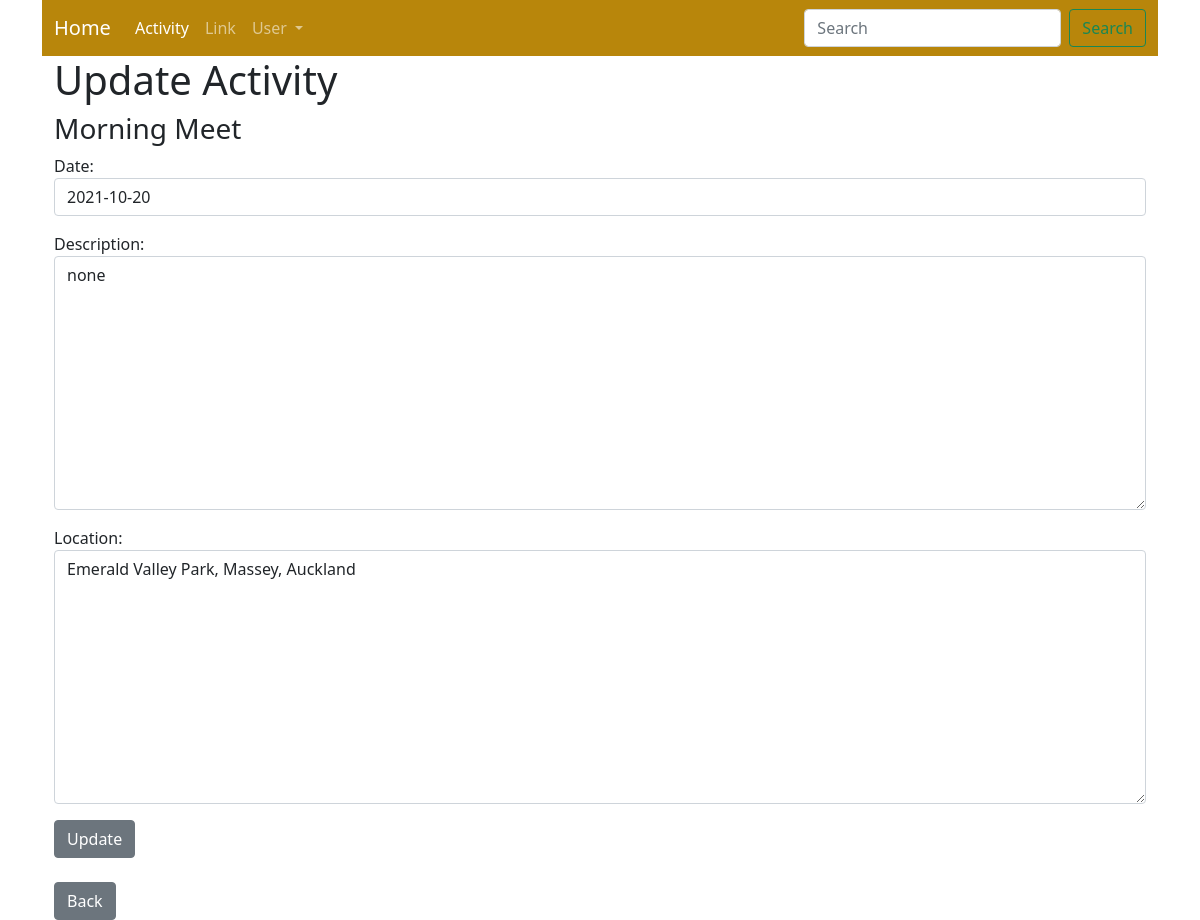
The page /activity/update/1 on the database its author committed.
### blog/models.py (models this page shows, shortened)
class Activity(models.Model):
    name = models.CharField(max_length=200)
    date = models.DateField()
    description = models.TextField()
    location = models.TextField()
    owner = models.ForeignKey(User, on_delete=models.CASCADE)

### blog/views.py (the view)
# urls.py: path('activity/update/<int:pk>', UpdateActivity.as_view(), name='update-activity'),
class UpdateActivity(UpdateView):
    model = Activity
    form_class = UpdateActivityForm
    template_name = 'activity/update_activity.html'

### blog/forms.py
class UpdateActivityForm(forms.ModelForm):
    class Meta:
        model = Activity
        fields = ('date', 'description', 'location')
        widgets = {
            'date': forms.DateInput(attrs={'class':'form-control'}),
            'description': forms.Textarea(attrs={'class':'form-control'}),
            'location': forms.Textarea(attrs={'class':'form-control'}),
        }

### blog/templates/activity/update_activity.html (shortened to what this page needs)
{% extends 'base.html' %}
{% block content %}
    <h1>Update Activity</h1>
    <form method="post">
        <h3>{{ activity.name }}</h3>
        {{ form.as_p }}
        <button class="btn btn-secondary">Update</button>
    </form><br>
    <a href="{% url 'activity-detail' activity.pk %}" class="btn btn-secondary">Back</a>
{% endblock %}

### rows shown on the page
Activity: name "Morning Meet", date "2021-10-20", description "none", location "Emerald Valley Park, Massey, Auckland"
